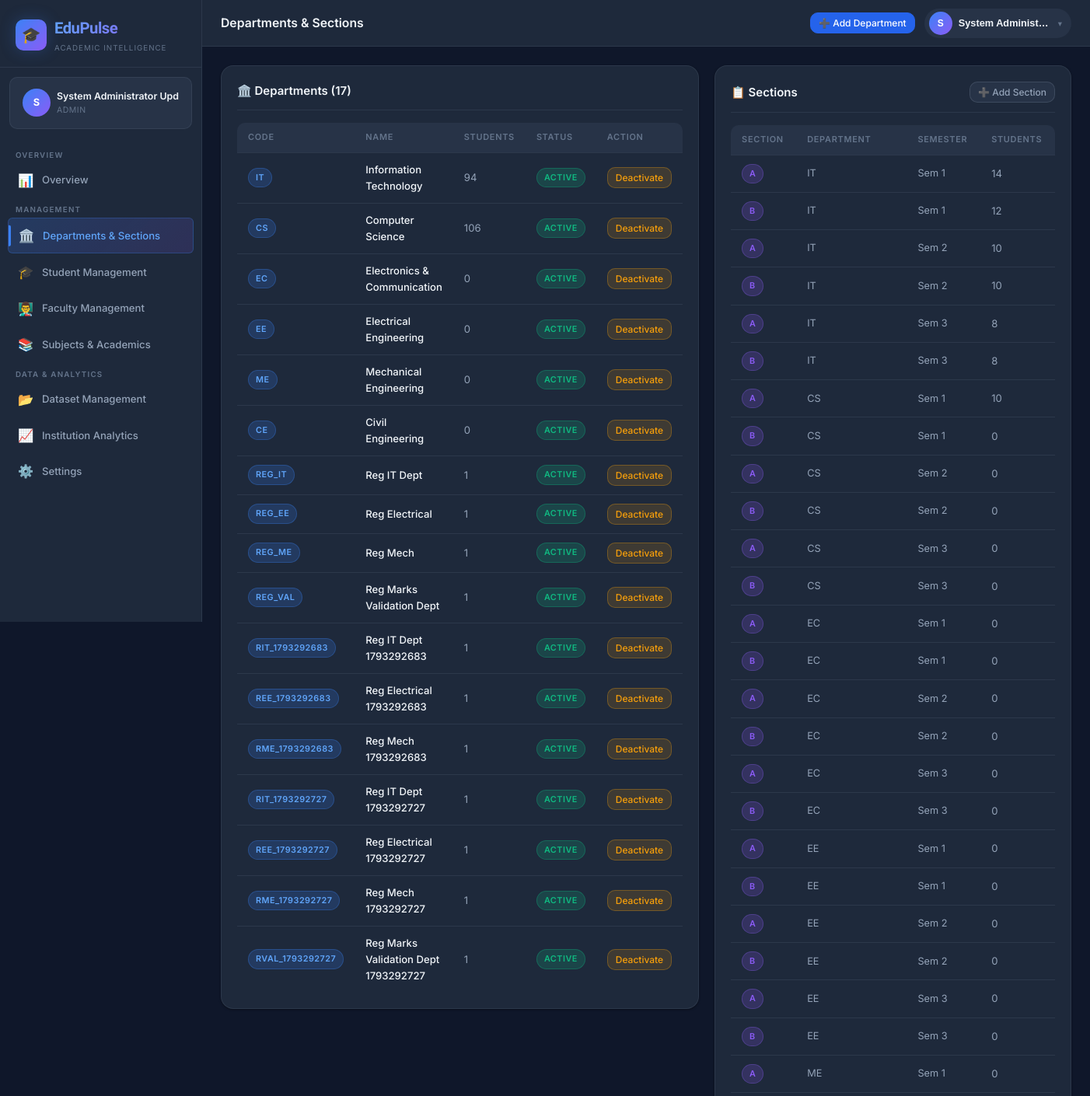
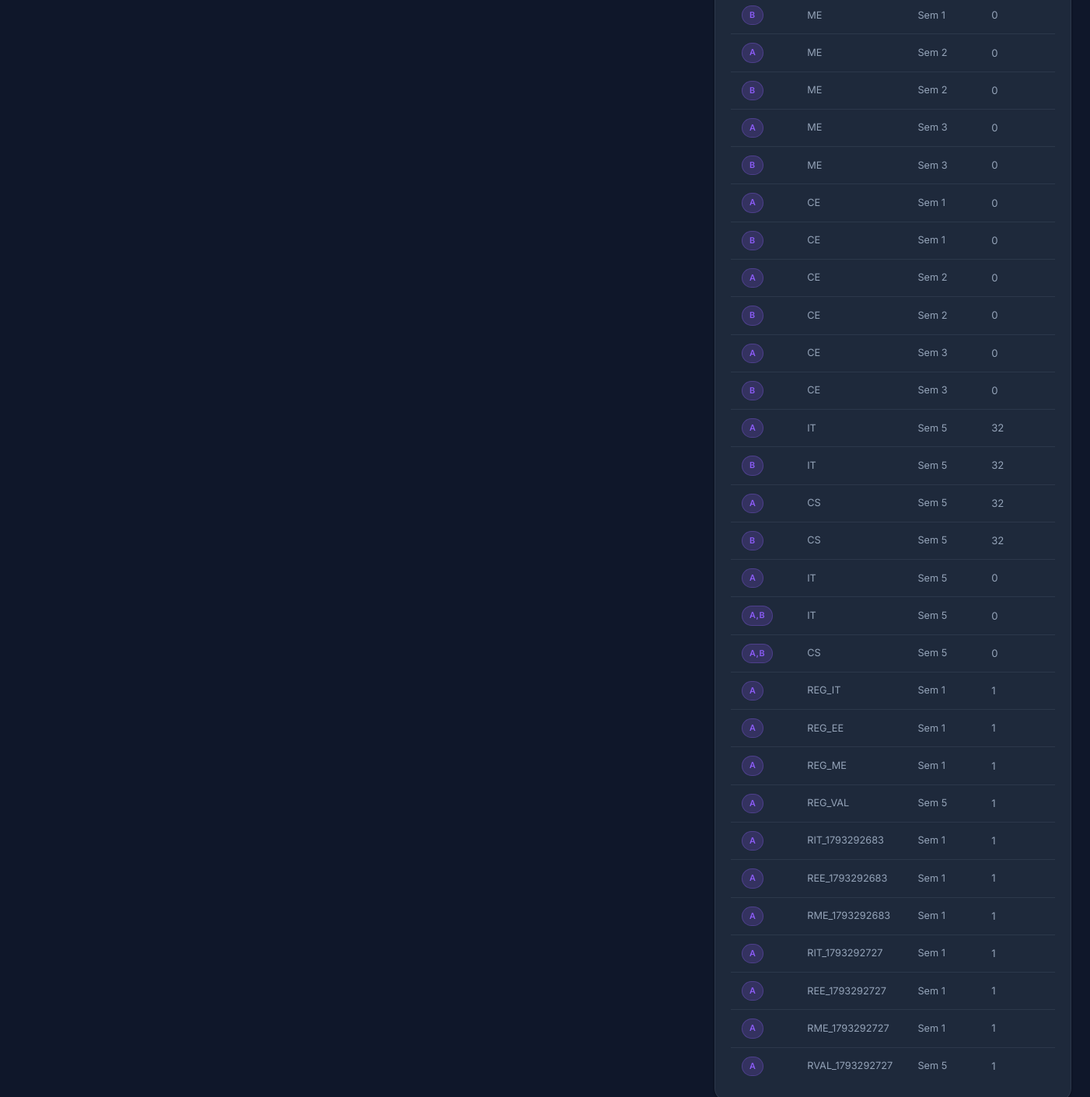
/admin/departments (signed in), run on an earlier commit of the app's database (2 pictures, top to bottom).
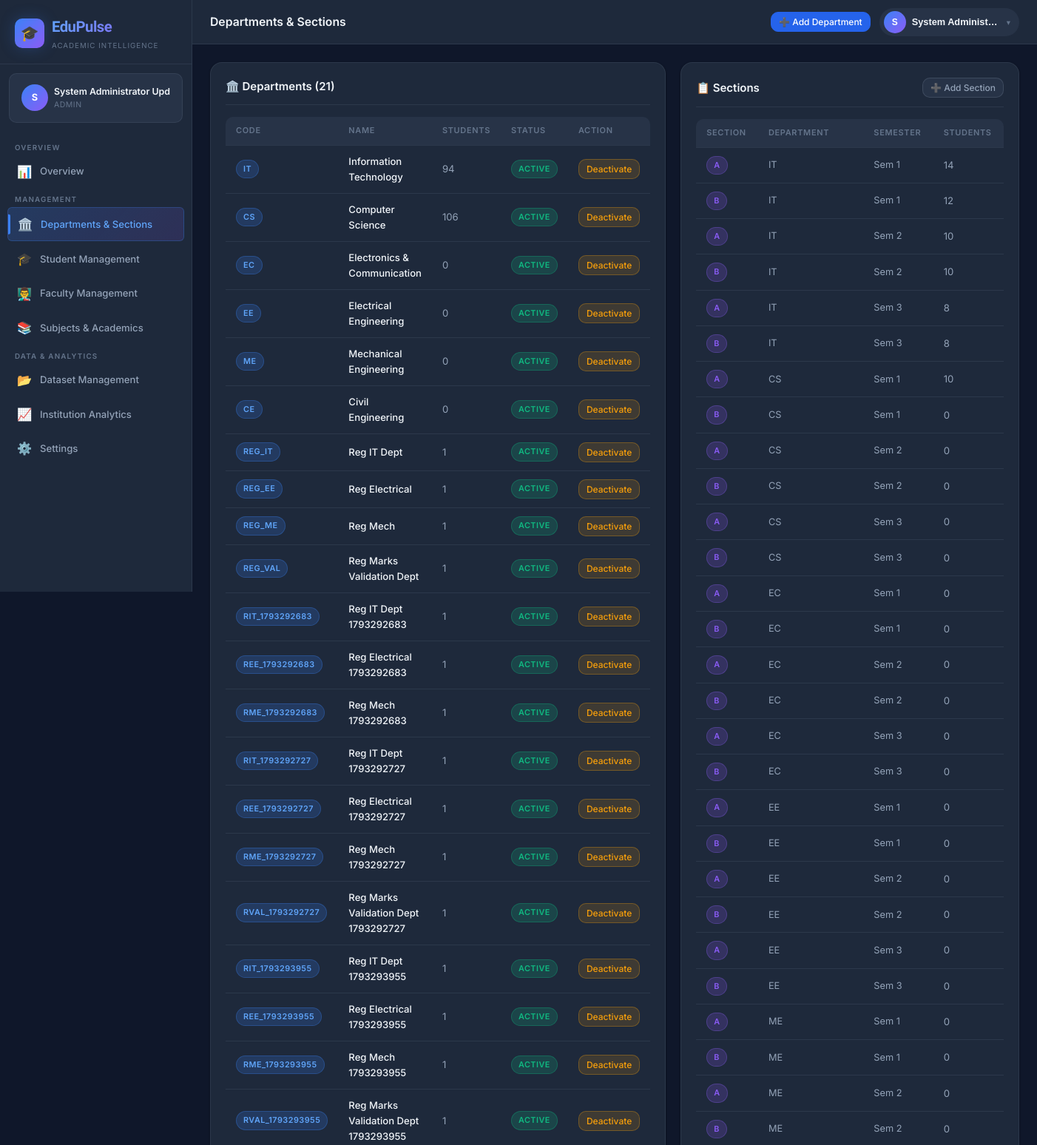
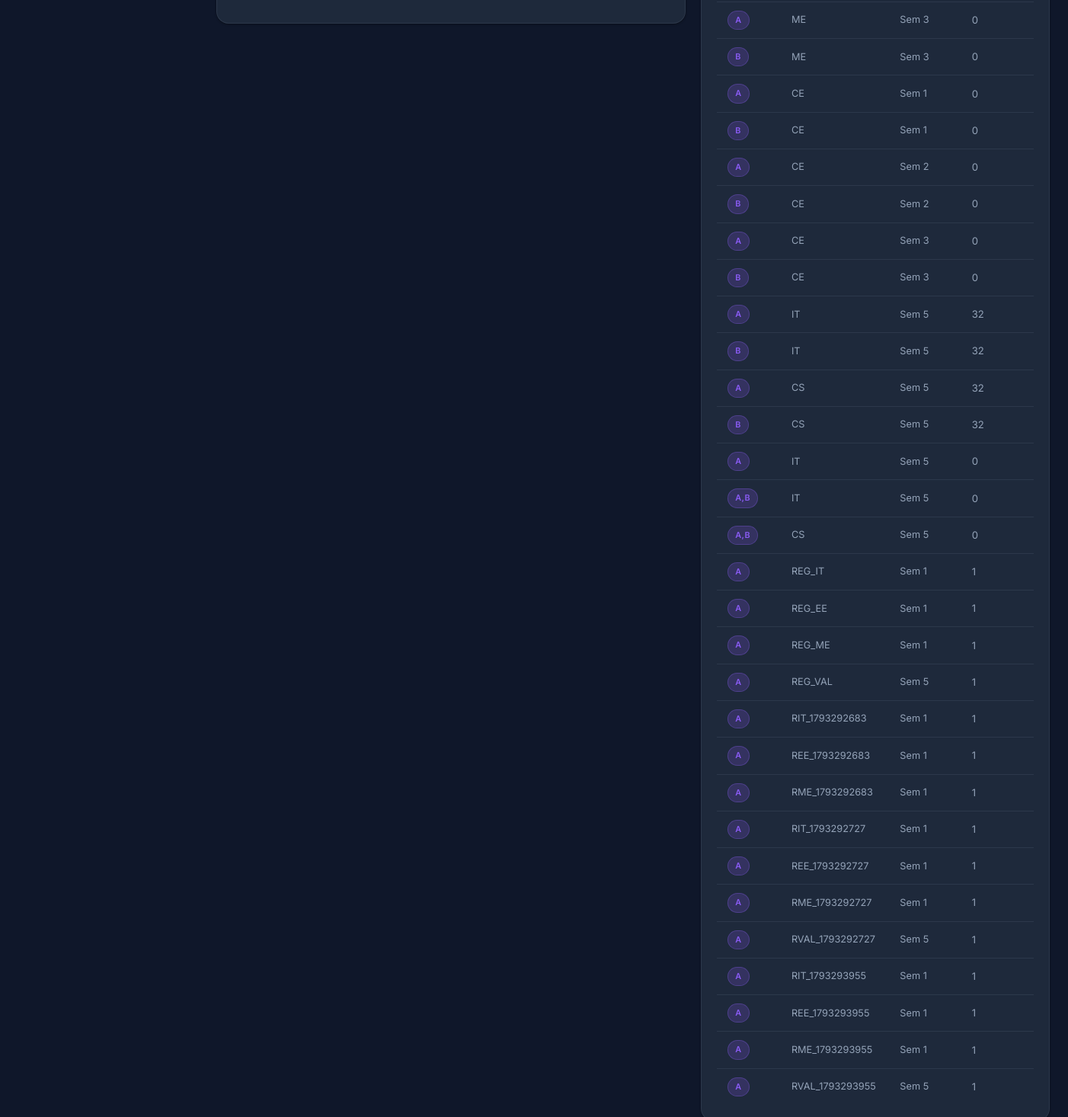
And on a later commit of the database (2 pictures, top to bottom).
### models.py (models this page shows, shortened)
class Admin(db.Model):
    __tablename__ = 'admins'
    id = db.Column(db.Integer, primary_key=True)
    user_id = db.Column(db.Integer, db.ForeignKey('users.id'), unique=True, nullable=False)
    name = db.Column(db.String(100), nullable=False)
    email = db.Column(db.String(120), unique=True)
    phone = db.Column(db.String(20))

class User(UserMixin, db.Model):
    __tablename__ = 'users'
    id = db.Column(db.Integer, primary_key=True)
    unique_id = db.Column(db.String(50), unique=True, nullable=False)
    password_hash = db.Column(db.String(256), nullable=False)
    role = db.Column(db.String(20), nullable=False)  # 'admin', 'faculty', 'student'
    is_active = db.Column(db.Boolean, default=True)
    last_login = db.Column(db.DateTime)
    created_at = db.Column(db.DateTime, default=datetime.utcnow)
    student = db.relationship('Student', backref='user', uselist=False, lazy=True)
    faculty = db.relationship('Faculty', backref='user', uselist=False, lazy=True)
    admin = db.relationship('Admin', backref='user', uselist=False, lazy=True)

class Department(db.Model):
    __tablename__ = 'departments'
    id = db.Column(db.Integer, primary_key=True)
    name = db.Column(db.String(100), unique=True, nullable=False)
    code = db.Column(db.String(20), unique=True, nullable=False)
    description = db.Column(db.Text)
    is_active = db.Column(db.Boolean, default=True)
    created_at = db.Column(db.DateTime, default=datetime.utcnow)
    sections = db.relationship('Section', backref='department', lazy=True)
    students = db.relationship('Student', backref='department', lazy=True)
    faculty = db.relationship('Faculty', backref='department', lazy=True)
    subjects = db.relationship('Subject', backref='department', lazy=True)

class Section(db.Model):
    __tablename__ = 'sections'
    id = db.Column(db.Integer, primary_key=True)
    name = db.Column(db.String(10), nullable=False)  # e.g. "A", "B"
    department_id = db.Column(db.Integer, db.ForeignKey('departments.id'), nullable=False)
    academic_year_id = db.Column(db.Integer, db.ForeignKey('academic_years.id'))
    semester = db.Column(db.Integer, nullable=False)
    max_students = db.Column(db.Integer, default=60)
    is_active = db.Column(db.Boolean, default=True)
    academic_year = db.relationship('AcademicYear', backref='sections')
    students = db.relationship('Student', backref='section', lazy=True)

### routes/admin.py (the view, shortened to what this page needs)
@admin_bp.route('/departments', methods=['GET', 'POST'])
@admin_required
def departments():
    depts = Department.query.all()
    academic_years = AcademicYear.query.all()
    sections = Section.query.all()
    return render_template('admin/departments.html', departments=depts,
                           academic_years=academic_years, sections=sections)

### routes/admin.py (called while the page is built)
def admin_required(f):
    @wraps(f)
    def decorated(*args, **kwargs):
        if not current_user.is_authenticated or current_user.role != 'admin':
            flash('Admin access required.', 'danger')
            return redirect(url_for('auth.login'))
        return f(*args, **kwargs)
    return login_required(decorated)

### templates/admin/departments.html (shortened to what this page needs)
{% extends 'base.html' %}
{% from 'macros/nav.html' import admin_nav %}
{% block page_title %}Departments & Sections{% endblock %}
{% block nav %}{{ admin_nav() }}{% endblock %}
{% block topbar_actions %}
<button class="btn btn-primary btn-sm" onclick="openModal('addDeptModal')">➕ Add Department</button>
{% endblock %}
{% block content %}
<div class="grid-2" style="gap:20px; align-items:start;">
  <div class="card">
    <div class="card-header">
      <div class="card-title">🏛️ Departments ({{ departments|length }})</div>
    </div>
    {% if departments %}
    <div class="table-wrapper" style="border:none;">
      <table>
        <thead><tr><th>Code</th><th>Name</th><th>Students</th><th>Status</th><th>Action</th></tr></thead>
        <tbody>
          {% for d in departments %}
          <tr>
            <td><span class="badge badge-primary">{{ d.code }}</span></td>
            <td style="font-weight:500; color:var(--text-primary);">{{ d.name }}</td>
            <td>{{ d.students|selectattr('is_active')|list|length }}</td>
            <td>
              {% if d.is_active %}<span class="badge badge-success">Active</span>
              {% else %}<span class="badge badge-muted">Inactive</span>{% endif %}
            </td>
            <td>
              <form method="POST" style="display:inline;">
                <button class="btn btn-warning btn-sm">{{ 'Deactivate' if d.is_active else 'Activate' }}</button>
              </form>
            </td>
          </tr>
          {% endfor %}
        </tbody>
      </table>
    </div>
    {% else %}
    <div class="empty-state"><div class="empty-icon">🏛️</div><div class="empty-title">No departments yet</div></div>
    {% endif %}
  </div>
  <div class="card">
    <div class="card-header">
      <div class="card-title">📋 Sections</div>
      <button class="btn btn-secondary btn-sm" onclick="openModal('addSecModal')">➕ Add Section</button>
    </div>
    {% set all_sections = sections %}
    {% if all_sections %}
    <div class="table-wrapper" style="border:none;">
      <table>
        <thead><tr><th>Section</th><th>Department</th><th>Semester</th><th>Students</th></tr></thead>
        <tbody>
          {% for s in all_sections %}
          <tr>
            <td><span class="badge badge-purple">{{ s.name }}</span></td>
            <td class="text-sm">{{ s.department.code if s.department else '—' }}</td>
            <td class="text-sm">Sem {{ s.semester }}</td>
            <td>{{ s.students|selectattr('is_active')|list|length }}</td>
          </tr>
          {% endfor %}
        </tbody>
      </table>
    </div>
    {% else %}
    <div class="empty-state"><div class="empty-icon">📋</div><div class="empty-title">No sections yet</div></div>
    {% endif %}
  </div>
</div>
{% endblock %}

### templates/base.html (shortened to what this page needs)
<!DOCTYPE html>
<html lang="en">
<head>
  <link rel="stylesheet" href="{{ url_for('static', filename='css/style.css') }}">
</head>
<body class="{{ 'role-' + current_user.role if current_user.is_authenticated else '' }}">
{% if current_user.is_authenticated %}
<div class="app-wrapper">
  <aside class="sidebar" id="sidebar">
    <div class="sidebar-brand">
      <a href="{{ url_for(current_user.role + '.dashboard') }}" class="brand-logo" style="text-decoration:none;">
        <div class="brand-icon">🎓</div>
        <div>
          <div class="brand-name">EduPulse</div>
          <div class="brand-tagline">Academic Intelligence</div>
        </div>
      </a>
    </div>
    {% if current_user.role == 'admin' and current_user.admin %}
    {% set display_name = current_user.admin.name %}
    {% elif current_user.role == 'faculty' and current_user.faculty %}
    {% set display_name = current_user.faculty.name %}
    {% elif current_user.role == 'student' and current_user.student %}
    {% set display_name = current_user.student.name %}
    {% else %}
    {% set display_name = current_user.unique_id %}
    {% endif %}
    <div class="sidebar-user flex items-center gap-2">
      <div class="user-avatar">{{ display_name[0] if display_name else '?' }}</div>
      <div class="user-info">
        <div class="user-name">{{ display_name }}</div>
        <div class="user-role">{{ current_user.role | capitalize }}</div>
      </div>
    </div>
    <nav class="sidebar-nav">
      {% block nav %}{% endblock %}
    </nav>
  </aside>
  <div class="main-content">
    <header class="topbar">
      <div class="topbar-left">
        <div>
          <div class="page-title">{% block page_title %}Dashboard{% endblock %}</div>
        </div>
      </div>
      <div class="topbar-right" style="display:flex; align-items:center; gap:12px;">
        {% block topbar_actions %}{% endblock %}
        <div class="profile-dropdown-wrapper" style="position:relative;">
          <button type="button" class="profile-btn" onclick="toggleProfileMenu(event)" id="profileBtn" style="display:flex; align-items:center; gap:8px; background:var(--bg-elevated); border:1px solid var(--border-color); border-radius:999px; padding:4px 12px 4px 6px; cursor:pointer; color:var(--text-primary);">
            <div class="user-avatar" style="width:30px; height:30px; font-size:0.8rem; border-radius:50%; background:linear-gradient(135deg, var(--brand-500), var(--accent-purple)); display:flex; align-items:center; justify-content:center; color:#fff; font-weight:700;">{{ display_name[0] if display_name else '?' }}</div>
            <span style="font-size:0.85rem; font-weight:600; max-width:120px; overflow:hidden; text-overflow:ellipsis; white-space:nowrap;">{{ display_name }}</span>
            <span style="font-size:0.7rem; color:var(--text-muted);">▾</span>
          </button>
        </div>
      </div>
    </header>
    <main class="page-content">
      {% block content %}{% endblock %}
    </main>
  </div>
</div>
{% else %}
{% block auth_content %}{% endblock %}
{% endif %}
</body>
</html>

### templates/macros/nav.html (shortened to what this page needs)
{% macro admin_nav() %}
<span class="nav-group-label">Overview</span>
<a href="{{ url_for('admin.dashboard') }}" class="nav-item">
  <span class="nav-icon">📊</span> Overview
</a>
<span class="nav-group-label">Management</span>
<a href="{{ url_for('admin.departments') }}" class="nav-item">
  <span class="nav-icon">🏛️</span> Departments & Sections
</a>
<a href="{{ url_for('admin.students') }}" class="nav-item">
  <span class="nav-icon">🎓</span> Student Management
</a>
<a href="{{ url_for('admin.faculty') }}" class="nav-item">
  <span class="nav-icon">👨‍🏫</span> Faculty Management
</a>
<a href="{{ url_for('admin.subjects') }}" class="nav-item">
  <span class="nav-icon">📚</span> Subjects & Academics
</a>
<span class="nav-group-label">Data & Analytics</span>
<a href="{{ url_for('admin.dataset') }}" class="nav-item">
  <span class="nav-icon">📂</span> Dataset Management
</a>
<a href="{{ url_for('admin.analytics') }}" class="nav-item">
  <span class="nav-icon">📈</span> Institution Analytics
</a>
<a href="{{ url_for('admin.settings') }}" class="nav-item">
  <span class="nav-icon">⚙️</span> Settings
</a>
{% endmacro %}

What changed in the data, as far as the page shows it:
added Department: code "RIT_1793293955", name "Reg IT Dept 1793293955", students|selectattr "1", shows "ACTIVE", is_active "Deactivate"
added Department: code "REE_1793293955", name "Reg Electrical 1793293955", students|selectattr "1", shows "ACTIVE", is_active "Deactivate"
added Department: code "RME_1793293955", name "Reg Mech 1793293955", students|selectattr "1", shows "ACTIVE", is_active "Deactivate"
added Department: code "RVAL_1793293955", name "Reg Marks Validation Dept 1793293955", students|selectattr "1", shows "ACTIVE", is_active "Deactivate"
added Section: name "A", department "RIT_1793293955", semester "1", students|selectattr "1"
added Section: name "A", department "REE_1793293955", semester "1", students|selectattr "1"
added Section: name "A", department "RME_1793293955", semester "1", students|selectattr "1"
added Section: name "A", department "RVAL_1793293955", semester "5", students|selectattr "1"
Also different on the page:
{{ departments|length }}: "17" → "21"
